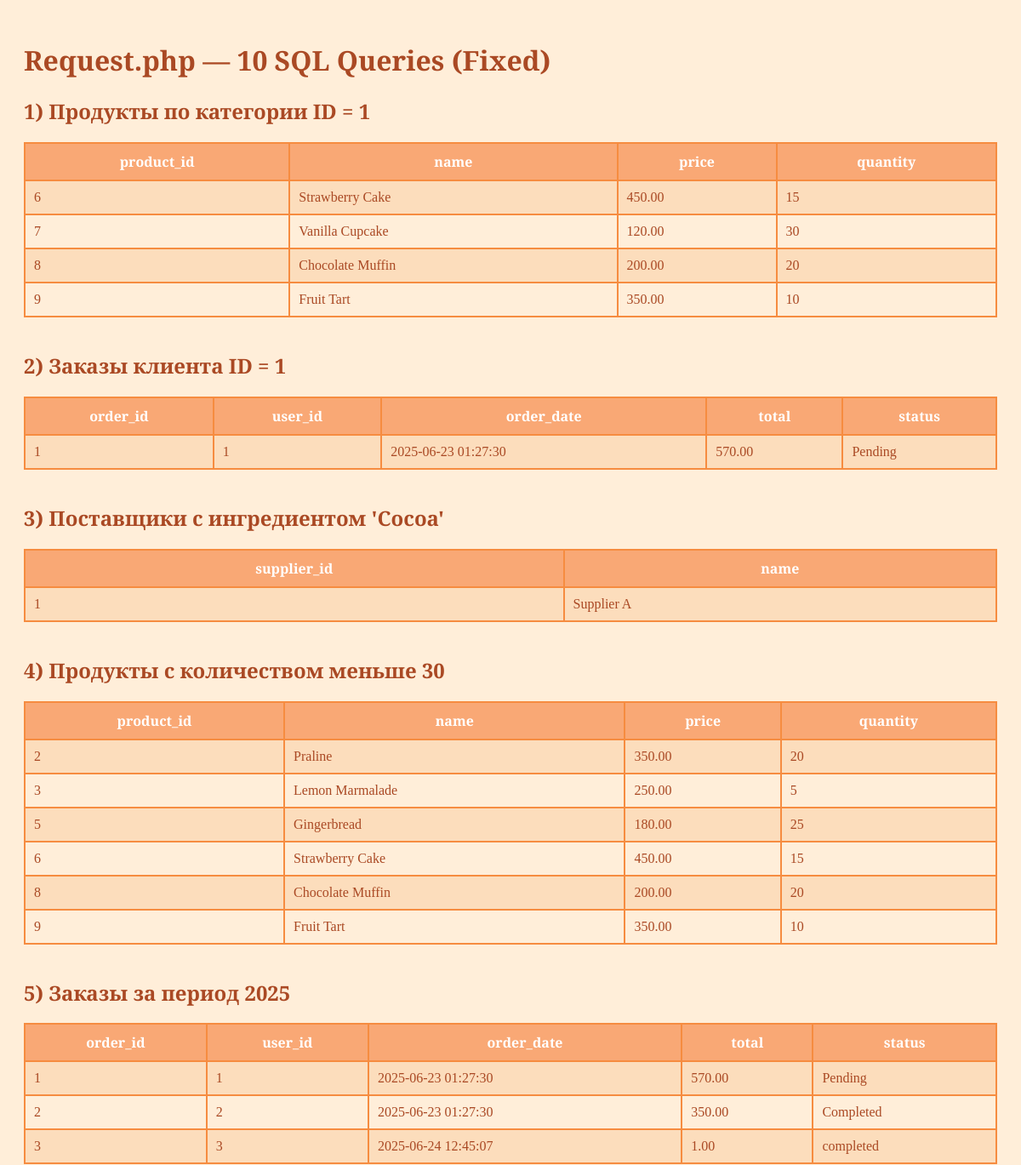
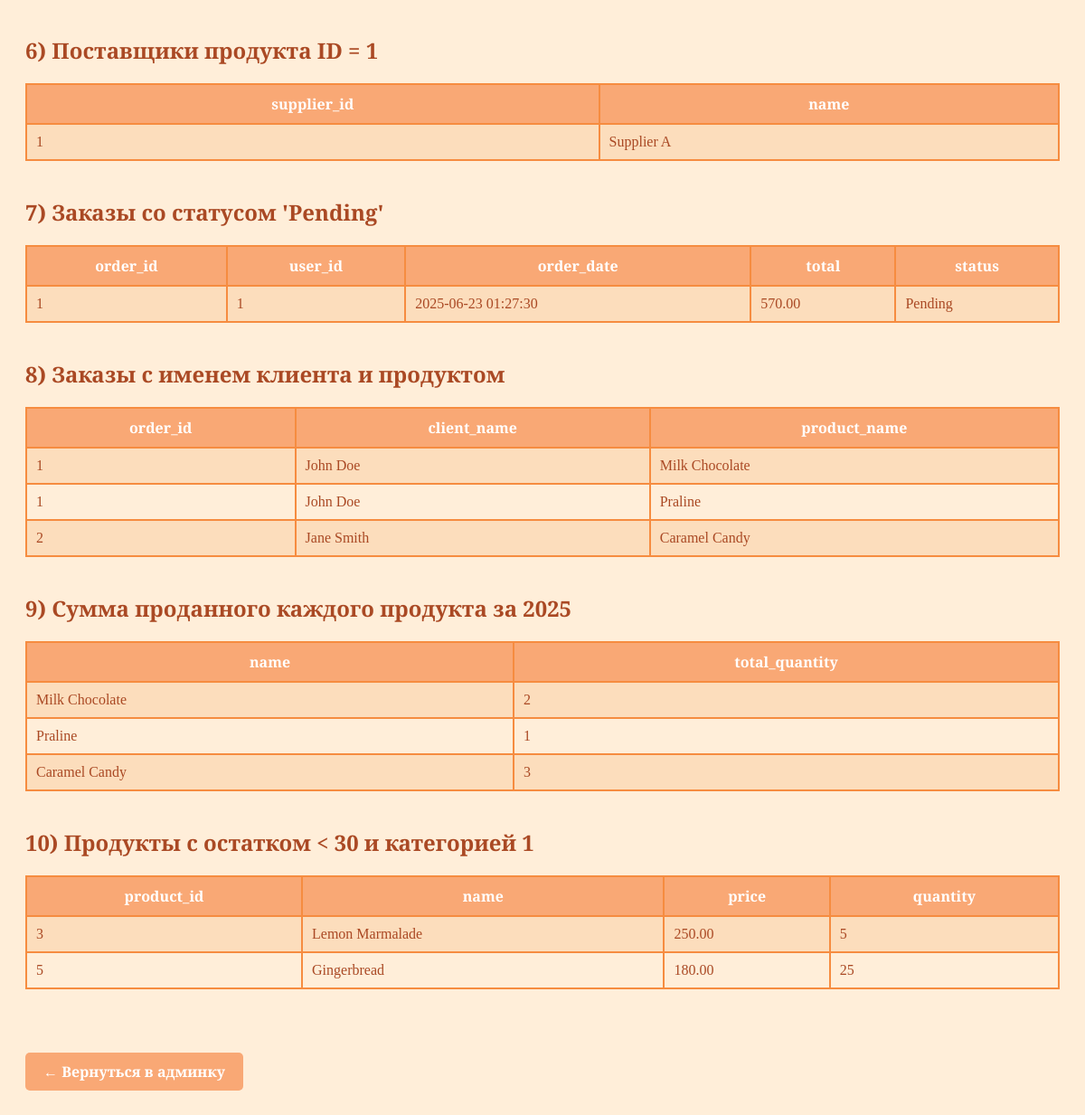
The app's page /php/request.php with its own data (2 pictures, top to bottom).
### tables this page shows
CREATE TABLE `products` (
  `product_id` int(11) NOT NULL,
  `name` varchar(255) NOT NULL,
  `description` text DEFAULT NULL,
  `price` decimal(10,2) NOT NULL,
  `image` varchar(255) DEFAULT NULL,
  `category_id` int(11) DEFAULT NULL,
  `quantity` int(11) DEFAULT 0
);

CREATE TABLE `orders` (
  `order_id` int(11) NOT NULL,
  `user_id` int(11) NOT NULL,
  `order_date` datetime DEFAULT current_timestamp(),
  `total` decimal(10,2) DEFAULT NULL,
  `status` varchar(50) DEFAULT NULL
);

CREATE TABLE `suppliers` (
  `supplier_id` int(11) NOT NULL,
  `name` varchar(255) NOT NULL
);

CREATE TABLE `users` (
  `id` int(11) NOT NULL,
  `name` varchar(255) NOT NULL,
  `email` varchar(255) NOT NULL,
  `password` varchar(255) NOT NULL,
  `role` varchar(20) NOT NULL DEFAULT 'user'
);

### php/request.php (the view, shortened to what this page needs)
<?php
require_once 'db.php';
$stmt1 = $conn->query("SELECT product_id, name, price, quantity FROM products WHERE category_id = 1");
$result1 = $stmt1->fetchAll(PDO::FETCH_ASSOC);
function renderTable($data) {
  echo "<table><tr>";
  foreach (array_keys($data[0]) as $col) {
    echo "<th>$col</th>";
  }
  echo "</tr>";
  foreach ($data as $row) {
    echo "<tr>";
    foreach ($row as $cell) {
      echo "<td>$cell</td>";
    }
    echo "</tr>";
  }
  echo "</table>";
}
?>
<!DOCTYPE html>
<html lang="ru">
<head>
</head>
<body>
  <h1>Request.php — 10 SQL Queries (Fixed)</h1>
  <h2>1) Продукты по категории ID = 1</h2>
  <?php renderTable($result1); ?>
  <h2>2) Заказы клиента ID = 1</h2>
  <h2>3) Поставщики с ингредиентом 'Cocoa'</h2>
  <h2>4) Продукты с количеством меньше 30</h2>
  <h2>5) Заказы за период 2025</h2>
  <h2>6) Поставщики продукта ID = 1</h2>
  <h2>7) Заказы со статусом 'Pending'</h2>
  <h2>8) Заказы с именем клиента и продуктом</h2>
  <h2>9) Сумма проданного каждого продукта за 2025</h2>
  <h2>10) Продукты с остатком &lt; 30 и категорией 1</h2>
  <a class="back-btn" href="admin.php">← Вернуться в админку</a>
</body>
</html>

### php/request.php (style rules this page uses)
body { background: #FFEED9; color: #AA4924; font-family: 'Playfair Display', serif; padding: 20px; }
h1, h2 { color: #AA4924; }
table { border-collapse: collapse; width: 100%; margin-bottom: 40px; }
th, td { border: 2px solid #F68C40; padding: 10px; }
th { background: #F9A875; color: #fff; }
tr:nth-child(even) { background: #FCDDBC; }
.back-btn { display: inline-block; padding: 10px 20px; background: #F9A875; color: #fff; text-decoration: none; border-radius: 5px; font-weight: bold; margin-top: 30px; }

### records on screen
products: product_id "6", name "Strawberry Cake", price "450.00", quantity "15"
products: product_id "7", name "Vanilla Cupcake", price "120.00", quantity "30"
products: product_id "8", name "Chocolate Muffin", price "200.00", quantity "20"
products: product_id "9", name "Fruit Tart", price "350.00", quantity "10"
orders: cell "1", order_date "2025-06-23 01:27:30", total "570.00", status "Pending", order_id "1", user.name "John Doe", products.name "Milk Chocolate", products.name "Praline"
suppliers: supplier_id "1", name "Supplier A"
products: product_id "2", name "Praline", price "350.00", quantity "20"
products: product_id "3", name "Lemon Marmalade", price "250.00", quantity "5"
products: product_id "5", name "Gingerbread", price "180.00", quantity "25"
orders: cell "2", order_date "2025-06-23 01:27:30", total "350.00", status "Completed", order_id "2", user.name "Jane Smith", products.name "Caramel Candy"
orders: cell "3", order_date "2025-06-24 12:45:07", total "1.00", status "completed"

### other values on screen
$col "product_id"
$col "name"
$col "price"
$col "quantity"
$col "order_id"
$col "user_id"
$col "order_date"
$col "total"
$col "status"
$col "supplier_id"
$col "client_name"
$col "product_name"
$col "total_quantity"
$cell "Milk Chocolate"
$cell "2"
